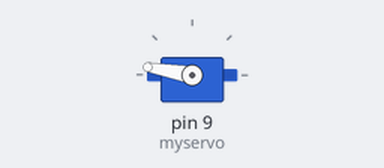
Simulated run of this sketch. Board: Arduino Uno, built with avr-gcc and run on an emulated ATmega328P. Parts: servo.

Above: at 0.05 s.
At 1.5 s:
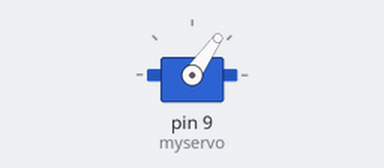
At 3.0 s:
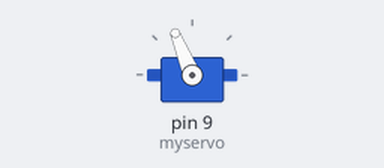
Timing chart, 0 to 6.9 s (numbered marks = the images above):
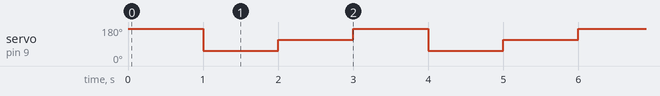

Measured:
- by itself, servo on pin 9 (myservo): repeats every 3.0 s: 112° 1.0 s, 170° 1.0 s, 55° 1.0 s

The sketch:

4.3_Servo.ino
```cpp
#include <Servo.h>
Servo myservo;

void setup() {
  // put your setup code here, to run once:
  myservo.attach(9);
}

void loop() {
  // put your main code here, to run repeatedly:
  myservo.write(170);
  delay(1000);

  myservo.write(55);
  delay(1000);

  myservo.write(112);
  delay(1000);
}
```
